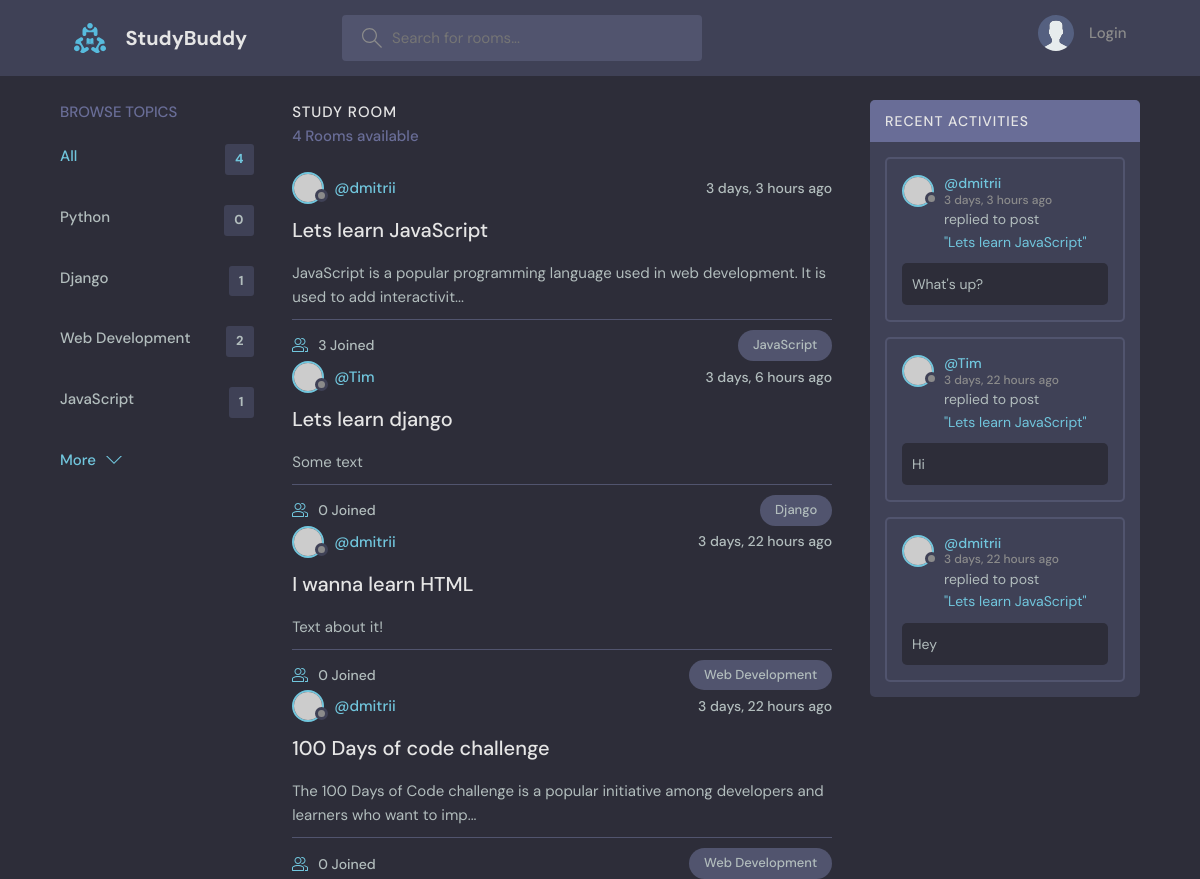
Before: / with the older database file.
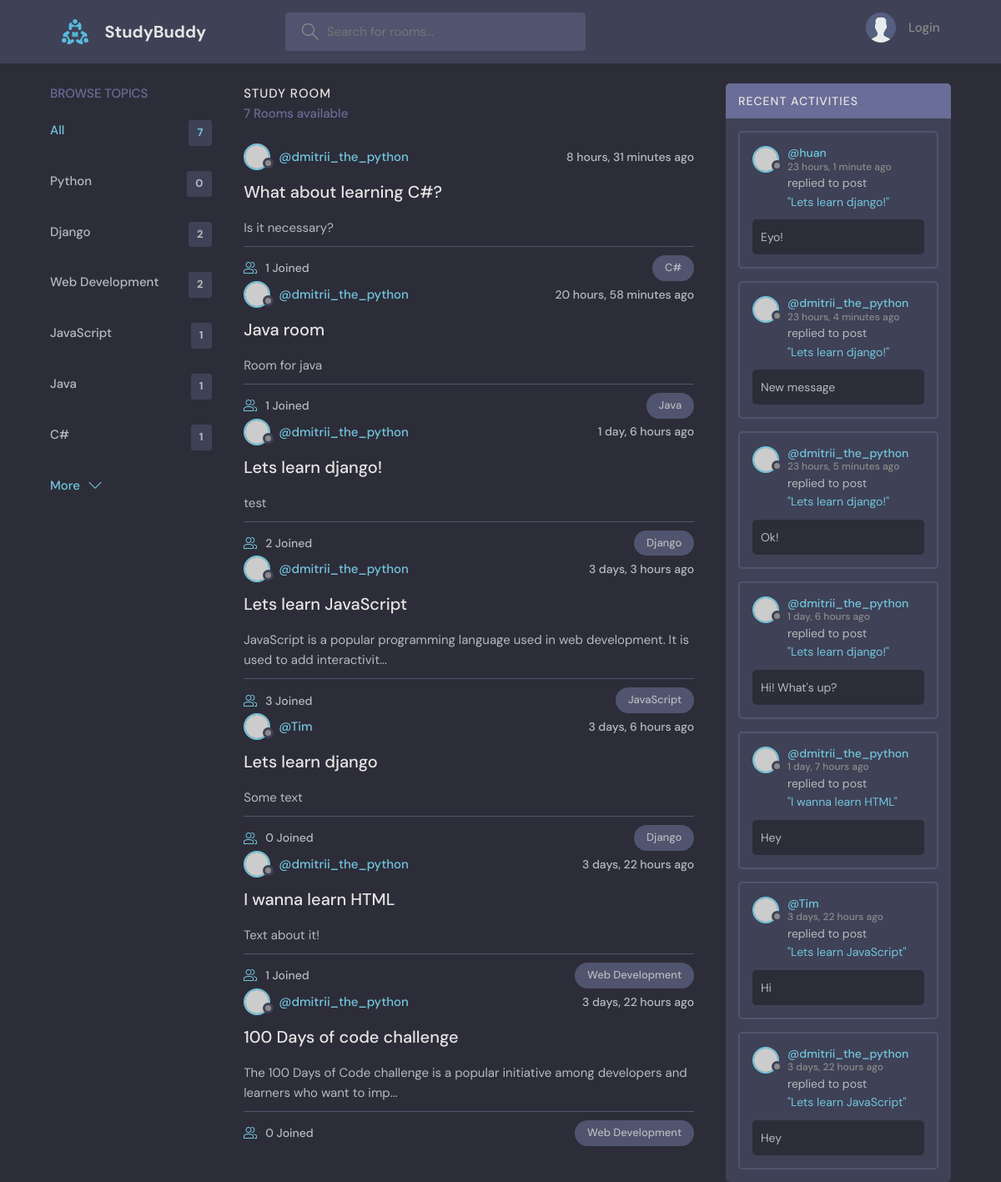
After: the same page with the newer database file.
### base/models.py (models this page shows, shortened)
class Topic(models.Model):
    name = models.CharField(max_length=200)

class Room(models.Model):
    host = models.ForeignKey(User, on_delete=models.SET_NULL, null=True)
    topic = models.ForeignKey(Topic, on_delete=models.SET_NULL, null=True)
    name = models.CharField(max_length=200)
    description = models.TextField(null=True, blank=True)
    participants = models.ManyToManyField(User, related_name='participants', blank=True)
    updated = models.DateTimeField(auto_now=True)
    created = models.DateTimeField(auto_now_add=True)
    class Meta:
        ordering = ['-updated', '-created']
    def __str__(self):
        return self.name

class Message(models.Model):
    user = models.ForeignKey(User, on_delete=models.CASCADE)
    room = models.ForeignKey(Room, on_delete=models.CASCADE)
    body = models.TextField()
    updated = models.DateTimeField(auto_now=True)
    created = models.DateTimeField(auto_now_add=True)
    class Meta:
        ordering = ['-updated', '-created']

### base/views.py (the view)
# urls.py: path('', views.home, name='home'),
def home(request):
    q = request.GET.get('q')
    if q is None:
        q = ''
    rooms = Room.objects.filter(
        Q(topic__name__icontains=q) |
        Q(name__icontains=q) |
        Q(description__icontains=q)
    )
    topic_filter = request.GET.get('topic')
    if topic_filter is not None:
        rooms = rooms.filter(topic__name__iexact=topic_filter)
    topics = Topic.objects.all()
    total_rooms_count = Room.objects.count()
    recent_messages = Message.objects.filter(Q(room__topic__name__icontains=q))
    context = {
        'rooms': rooms,
        'total_rooms_count': total_rooms_count,
        'topics': topics,
        'recent_messages': recent_messages,
    }
    return render(request, 'base/home.html', context)

### base/templates/base/home.html (shortened to what this page needs)
{% extends 'base/main.html' %}
{% block content %}
    <main class="layout layout--3">
        <div class="container">
            {% include 'base/topics_component.html' %}
            <div class="roomList">
                <div class="roomList__header">
                    <div>
                        <h2>Study Room</h2>
                        <p>{{ rooms.count }} Rooms available</p>
                    </div>
                </div>
                {% include 'base/feed_component.html' %}
            </div>
            {% include 'base/activity_component.html' %}
        </div>
    </main>
{% endblock content %}

### base/templates/base/topics_component.html
<div class="topics">
    <div class="topics__header">
        <h2>Browse Topics</h2>
    </div>
    <ul class="topics__list">
        <li>
            <a href="{% url 'home' %}" class="active">All <span>{{ total_rooms_count }}</span></a>
        </li>
        {% for topic in topics|slice:"0:10" %}
            <li>
                <a href="{% url 'home' %}?topic={{ topic.name }}">{{ topic.name }} <span>{{ topic.room_set.count }}</span></a>
            </li>
        {% endfor %}
    </ul>
    <a class="btn btn--link" href="{% url 'topics' %}">
        More
        <svg version="1.1" xmlns="http://www.w3.org/2000/svg" width="32" height="32" viewBox="0 0 32 32">
            <title>chevron-down</title>
            <path d="M16 21l-13-13h-3l16 16 16-16h-3l-13 13z"></path>
        </svg>
    </a>
</div>

### base/templates/base/feed_component.html (shortened to what this page needs)
    {% for room in rooms %}
        <div class="RoomListRoom">
            <div class="roomListRoom__header">
                <a href="{% url 'user-profile' room.host.id %}" class="roomListRoom__author">
                    <div class="avatar avatar--small">
                        <img src="https://randomuser.me/api/portraits/women/11.jpg" alt=""/>
                    </div>
                    <span>@{{ room.host.username }}</span>
                </a>
                <div class="roomListRoom__actions">
                    <span>{{ room.updated|timesince }} ago</span>
                </div>
            </div>
            <div class="roomListRoom__content">
                <a href="{% url 'room' room.id %}">{{ room.name }}</a>
                <p>
                    {{ room.description|slice:"0:100" }}{% if room.description|length > 50 %}...{% endif %}
                </p>
            </div>
            <div class="roomListRoom__meta">
                <a href="{% url 'room' room.id %}" class="roomListRoom__joined">
                    {{ room.participants.count }} Joined
                </a>
                <p class="roomListRoom__topic">{{ room.topic.name }}</p>
            </div>
        </div>
    {% endfor %}

### base/templates/base/activity_component.html (shortened to what this page needs)
<div class="activities">
    <div class="activities__header">
        <h2>Recent Activities</h2>
    </div>
    {% for message in recent_messages %}
        <div class="activities__box">
            <div class="activities__boxHeader roomListRoom__header">
                <a href="{% url 'user-profile' message.user.id %}" class="roomListRoom__author">
                    <div class="avatar avatar--small">
                        <img src="https://randomuser.me/api/portraits/women/11.jpg" alt=""/>
                    </div>
                    <p>
                        @{{ message.user.username }}
                        <span>{{ message.updated|timesince }} ago</span>
                    </p>
                </a>
            </div>
            <div class="activities__boxContent">
                <p>replied to post <a href="{% url 'room' message.room.id %}">"{{ message.room }}"</a></p>
                <div class="activities__boxRoomContent">
                    {{ message.body|slice:"0:50" }}{% if message.body|length > 50 %}...{% endif %}
                </div>
            </div>
        </div>
    {% endfor %}
</div>

Changed rows visible on the page:
removed Message: user.username "dmitrii", updated "3 days, 3 hours", room "Lets learn JavaScript", body "What's up?"
computed for Topic "Django": room_set.count "1" → "2"
added Topic: name "Java", room_set.count "1"
added Topic: name "C#", room_set.count "1"
added Room: host.username "dmitrii_the_python", updated "8 hours, 31 minutes", name "What about learning C#?", description "Is it necessary?", participants.count "1", topic.name "C#"
added Room: host.username "dmitrii_the_python", updated "20 hours, 58 minutes", name "Java room", description "Room for java", participants.count "1", topic.name "Java"
added Room: host.username "dmitrii_the_python", updated "1 day, 6 hours", name "Lets learn django!", description "test", participants.count "2", topic.name "Django"
changed through a linked row, Room "Lets learn JavaScript": host.username "dmitrii" → "dmitrii_the_python"
changed through a linked row, Room "I wanna learn HTML": host.username "dmitrii" → "dmitrii_the_python"; participants.count "0" → "1"
changed through a linked row, Room "100 Days of code challenge": host.username "dmitrii" → "dmitrii_the_python"
added Message: user.username "huan", updated "23 hours, 1 minute", room "Lets learn django!", body "Eyo!"
added Message: user.username "dmitrii_the_python", updated "23 hours, 4 minutes", room "Lets learn django!", body "New message"
added Message: user.username "dmitrii_the_python", updated "23 hours, 5 minutes", room "Lets learn django!", body "Ok!"
added Message: user.username "dmitrii_the_python", updated "1 day, 6 hours", room "Lets learn django!", body "Hi! What's up?"
added Message: user.username "dmitrii_the_python", updated "1 day, 7 hours", room "I wanna learn HTML", body "Hey"
changed through a linked row, Message (number 7 of 7 on the later page): user.username "dmitrii" → "dmitrii_the_python"
Other visible differences:
{{ total_rooms_count }}: "4" → "7"
{{ rooms.count }}: "4" → "7"
